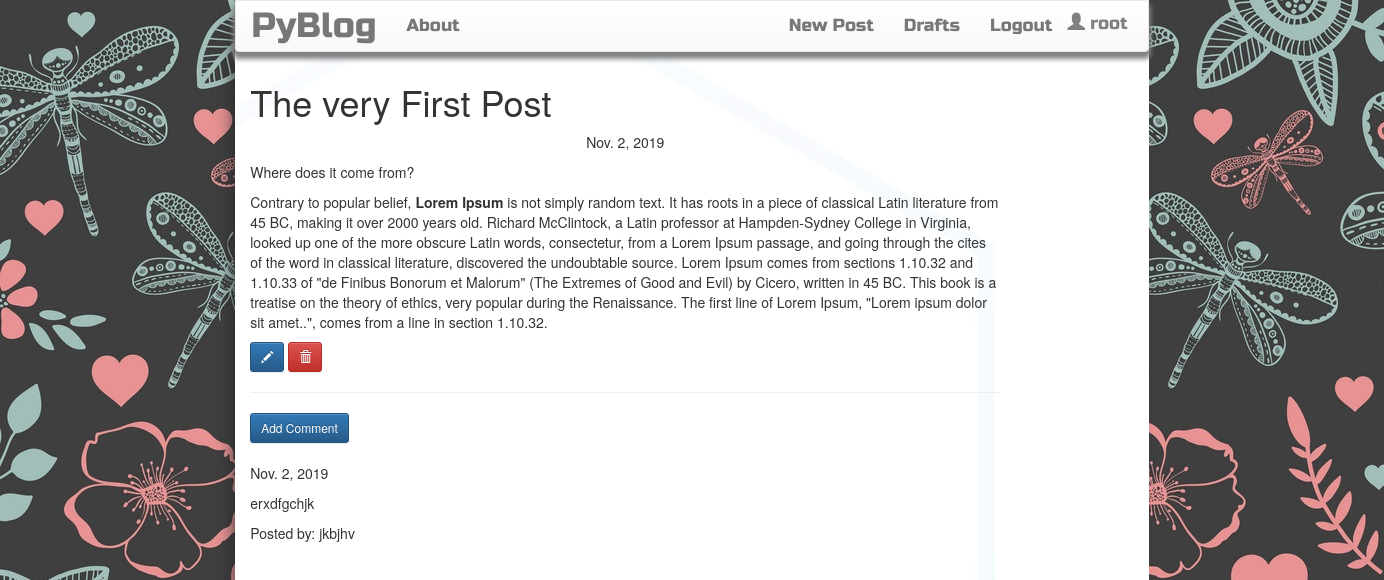
Screenshot of /post/3/ (signed in) with the database file from the repository.
### blog/models.py (models this page shows, shortened)
class Post(models.Model):
    author = models.ForeignKey("auth.user", on_delete=models.DO_NOTHING)
    title = models.CharField(max_length=200)
    text = models.TextField()
    time_stamp = models.DateField(default=timezone.now)
    published_date = models.DateField(blank=True, null=True)

class Comments(models.Model):
    post = models.ForeignKey(
        "Post", related_name="comments", on_delete=models.CASCADE
    )
    author = models.CharField(max_length=20)
    text = models.TextField()
    time_stamp = models.DateField(default=timezone.now)
    approved_comment = models.BooleanField(default=False)

### blog/views.py (the view)
# urls.py: path("post/<pk>/", views.PostDetailView.as_view(), name="post_detail"),
class PostDetailView(DetailView):
    model = models.Post

### blog/templates/blog/post_detail.html (shortened to what this page needs)
{% extends 'blog/base.html' %}
{% block content %}
<h1 class="posttitle">
    {{post.title}}
</h1>
{% if post.published_date %}
<div class="date postdate">
    {{post.published_date}}
</div>
{% else %}
<a href="{% url 'post_publish' pk=post.pk %}" class="btn btn-default btn-sm" >Publish</a>
{% endif %}
<p class="postcontent">
    {{post.text | safe | linebreaksbr}}
</p>
{% if user.is_authenticated %}
<a href="{% url 'post_edit' pk=post.pk %}" class="btn btn-primary btn-sm">
    <span class="glyphicon glyphicon-pencil"></span>
</a>
<a href="{% url 'post_delete' pk=post.pk %}" class="btn btn-danger btn-sm">
    <span class="glyphicon glyphicon-trash"></span>
</a>
{%endif%}
<hr>
<a class="btn btn-primary btn-comment btn-sm" href="{% url 'add_comment_to_post' pk=post.pk %}">
    Add Comment
</a>
 {% for comment in post.comments.all %}
<br>
{% if user.is_authenticated %}
{{ comment.time_stamp }}
<p>{{ comment.text | safe | linebreaks }}</p>
<p>Posted by: {{ comment.author }}</p>
{% endif %}
{% empty %}
<p> No comments </p>
{% endfor %}
{% endblock %}

### blog/templates/blog/base.html (shortened to what this page needs)
<!DOCTYPE html> {% load staticfiles %}
<html lang="en">
<head>
    <link rel="stylesheet" href="https://maxcdn.bootstrapcdn.com/bootstrap/3.3.7/css/bootstrap.min.css"
>
    <link rel="stylesheet" href="https://maxcdn.bootstrapcdn.com/bootstrap/3.3.7/css/bootstrap-theme.min.css"
>
    <link rel="stylesheet" href="//cdn.jsdelivr.net/npm/medium-editor@latest/dist/css/medium-editor.min.css"
          type="text/css" media="screen" charset="utf-8">
    <link rel="stylesheet" href="{% static 'css/blog.css'%}">
</head>
<body>
<nav class="navbar navbar-default sticky-top techfont custom-navbar">
    <ul class="nav navbar-nav">
        <li><a class="navbar-brand bigbrand" href="{% url 'post_list'%} ">PyBlog</a></li>
        <li><a href="{% url 'about'%}">About</a></li>
    </ul>
    <ul class=" nav navbar-nav navbar-right ul-nav">
        {% if user.is_authenticated %}
        <li><a href="{% url 'post_new'%}">New Post</a></li>
        <li><a href="{% url 'post_drafts'%}">Drafts</a></li>
        <li><a href="{% url 'logout'%}">Logout</a></li>
        <li class="user"><span class="glyphicon glyphicon-user"></span> {{ user.username }}</li>
        {% else %}
        <li><a href="{% url 'login'%}">Login</a></li>
        {%endif%}
    </ul>
</nav>
<div class="content container">
    <div class="row">
        <div class="col-md-8">
            <div class="blog_posts">
                {% block content %}
                {% endblock %}
            </div>
        </div>
    </div>
</div>
</body>
</html>

### blog/static/css/blog.css (style rules this page uses)
html { background: url('../img/bg-1.jpg') }
body { margin-right: 17%; margin-left:17%; min-height: 100vh -webkit-box-shadow: -9px 10px 18px -10px rgba(36,36,36,1); -moz-box-shadow: -9px 10px 18px -10px rgba(36,36,36,1); box-shadow: -9px 10px 18px -10px rgba(36,36,36,1); position:absolute; top:0; bottom:0; right:0; left:0; background: url('../img/bg-2.jpg'); }
.bigbrand { font-size : 2em; }
.techfont { font-family: 'Russo One', sans-serif; font-size :1.25em; margin-bottom :10px; }
.ul-nav { padding-right:15px }
.user { margin-top:10px; margin-bottom:-25px; margin-right: 20px ; vertical-align: baseline; color: gray }
.postdate { text-align:center; }
.custom-navbar { -webkit-box-shadow: 0px 5px 5px 2px rgba(128,128,128,1); -moz-box-shadow: 0px 5px 5px 2px rgba(128,128,128,1); box-shadow: 0px 5px 5px 2px rgba(128,128,128,1); }

### rows the page displays
Post: title "The very First Post", published_date "Nov. 2, 2019", text "Where does it come from? Contrary to popular belief, Lorem Ipsum is not simply random text. It has roots in a piece of classical Latin literature from 45 BC, making it over 2000 years old. Richard McClintock, a Latin professor at Hampden-Sydney College in Virginia, looked up one of the more obscure Latin words, consectetur, from a Lorem Ipsum passage, and going through the cites of the word in classical literature, discovered the undoubtable source. Lorem Ipsum comes from sections 1.10.32 and 1.10.33 of \"de Finibus Bonorum et Malorum\" (The Extremes of Good and Evil) by Cicero, written in 45 BC. This book is a treatise on the theory of ethics, very popular during the Renaissance. The first…"
Comments: time_stamp "Nov. 2, 2019", text "erxdfgchjk", author "jkbjhv"

### other values shown
{{ user.username }} "root"
